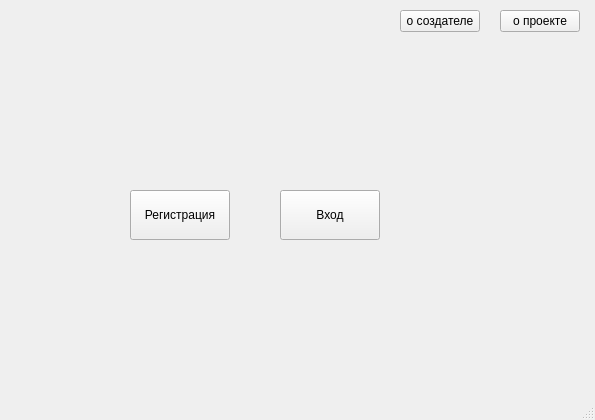
<?xml version="1.0" encoding="UTF-8"?>
<ui version="4.0">
 <class>MainWindow</class>
 <widget class="QMainWindow" name="MainWindow">
  <property name="geometry">
   <rect>
    <x>0</x>
    <y>0</y>
    <width>585</width>
    <height>420</height>
   </rect>
  </property>
  <property name="windowTitle">
   <string>MainWindow</string>
  </property>
  <widget class="QWidget" name="centralwidget">
   <layout class="QGridLayout" name="gridLayout">
    <property name="leftMargin">
     <number>10</number>
    </property>
    <property name="topMargin">
     <number>10</number>
    </property>
    <property name="rightMargin">
     <number>15</number>
    </property>
    <property name="bottomMargin">
     <number>15</number>
    </property>
    <property name="horizontalSpacing">
     <number>20</number>
    </property>
    <property name="verticalSpacing">
     <number>15</number>
    </property>
    <item row="5" column="1">
     <widget class="QLabel" name="label_3">
      <property name="text">
       <string/>
      </property>
     </widget>
    </item>
    <item row="4" column="2">
     <widget class="QLabel" name="label_6">
      <property name="minimumSize">
       <size>
        <width>10</width>
        <height>10</height>
       </size>
      </property>
      <property name="maximumSize">
       <size>
        <width>10</width>
        <height>10</height>
       </size>
      </property>
      <property name="text">
       <string/>
      </property>
     </widget>
    </item>
    <item row="4" column="3">
     <widget class="QPushButton" name="author">
      <property name="minimumSize">
       <size>
        <width>100</width>
        <height>50</height>
       </size>
      </property>
      <property name="styleSheet">
       <string notr="true"/>
      </property>
      <property name="text">
       <string>Вход</string>
      </property>
     </widget>
    </item>
    <item row="0" column="3">
     <widget class="QLabel" name="label">
      <property name="text">
       <string/>
      </property>
     </widget>
    </item>
    <item row="4" column="0">
     <widget class="QLabel" name="label_4">
      <property name="minimumSize">
       <size>
        <width>100</width>
        <height>60</height>
       </size>
      </property>
      <property name="text">
       <string/>
      </property>
     </widget>
    </item>
    <item row="0" column="5">
     <widget class="QPushButton" name="project_info">
      <property name="text">
       <string>о проекте</string>
      </property>
     </widget>
    </item>
    <item row="2" column="5">
     <widget class="QLabel" name="label_2">
      <property name="minimumSize">
       <size>
        <width>50</width>
        <height>50</height>
       </size>
      </property>
      <property name="text">
       <string/>
      </property>
     </widget>
    </item>
    <item row="4" column="1">
     <widget class="QPushButton" name="registr">
      <property name="minimumSize">
       <size>
        <width>100</width>
        <height>50</height>
       </size>
      </property>
      <property name="cursor">
       <cursorShape>ArrowCursor</cursorShape>
      </property>
      <property name="mouseTracking">
       <bool>true</bool>
      </property>
      <property name="toolTip">
       <string>&lt;html&gt;&lt;head/&gt;&lt;body&gt;&lt;p&gt;&lt;span style=&quot; font-size:10pt;&quot;&gt;Регистрация&lt;/span&gt;&lt;/p&gt;&lt;/body&gt;&lt;/html&gt;</string>
      </property>
      <property name="styleSheet">
       <string notr="true"/>
      </property>
      <property name="text">
       <string>Регистрация</string>
      </property>
      <property name="autoRepeat">
       <bool>false</bool>
      </property>
      <property name="autoRepeatInterval">
       <number>98</number>
      </property>
     </widget>
    </item>
    <item row="0" column="4">
     <widget class="QPushButton" name="creator_info">
      <property name="text">
       <string>о создателе</string>
      </property>
     </widget>
    </item>
   </layout>
  </widget>
  <widget class="QMenuBar" name="menubar">
   <property name="geometry">
    <rect>
     <x>0</x>
     <y>0</y>
     <width>585</width>
     <height>21</height>
    </rect>
   </property>
  </widget>
  <widget class="QStatusBar" name="statusbar"/>
 </widget>
 <resources/>
 <connections/>
</ui>
